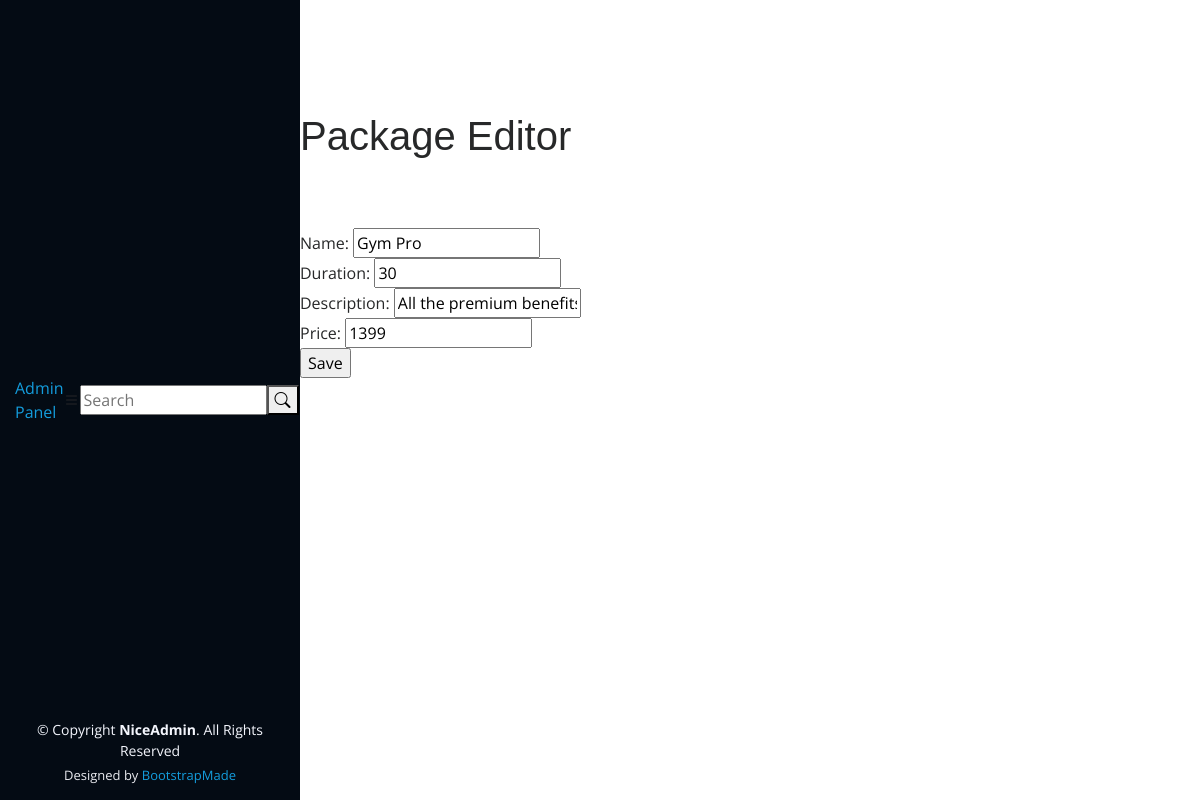
The page /admin/package/modify?id=1 (signed in) on the database as committed earlier.
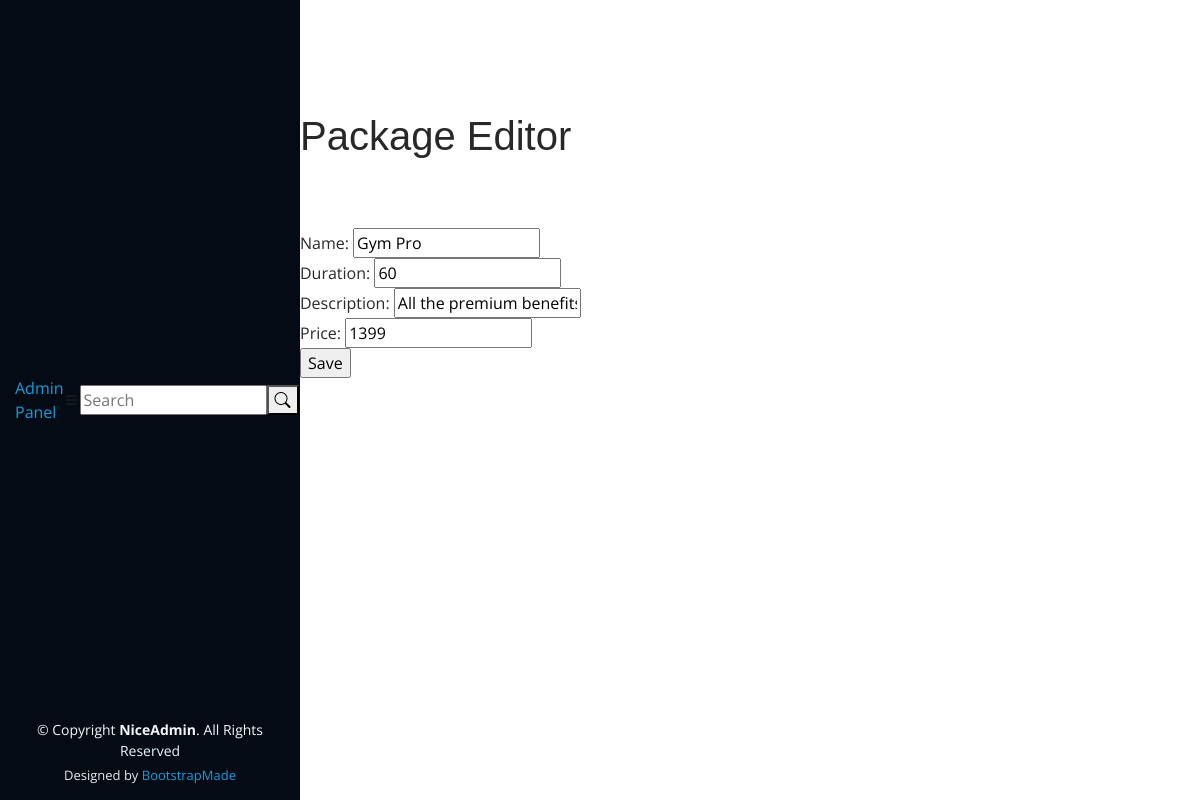
The same page on the database as committed later.
### app.py (models this page shows, shortened)
class Package(db.Model):
    pkg_id = db.Column(db.Integer,primary_key=True,autoincrement=True)
    name = db.Column(db.String(20))
    duration = db.Column(db.Integer)
    description = db.Column(db.String(100))
    price = db.Column(db.Integer)

### app.py (the view, shortened to what this page needs)
@app.route("/admin/package/modify",methods=["GET","POST"])
def modify_package():
    admin = current_user
    if not isinstance(admin,Admin):
        return redirect(url_for('admin_login'))
    id = request.args.get('id')
    package = Package.query.get(id)
    return render_template("/admin/package_modify.html",admin=admin, package=package)

### app.py (called while the page is built)
@login_manager.user_loader
def load_user(user_id):
    admin = Admin.query.get(user_id)
    if admin is None:
        member = Members.query.get(user_id)
        if member is None:
            trainer = Trainers.query.get(user_id)
            return trainer  # Return the trainer user if found
        return member  # Return the regular member user if found
    return admin  # Return the admin user if found

### templates/admin/package_modify.html
{% extends "/admin/header.html" %}
{% block content %}
<div class="pagetitle">
  <h1>Package Editor</h1>
</div>
<section class="section dashboard">
  <div class="row">
    <div class="col">
      <form method="POST" action="#">
        <div>
            <label for="name">Name:</label>
            <input type="text" id="name" name="name" value="{{ package.name }}">
        </div>
        <div>
            <label for="duration">Duration:</label>
            <input type="number" id="duration" name="duration" value="{{ package.duration }}">
        </div>
        <div>
            <label for="description">Description:</label>
            <input type="text" id="description" name="description" value="{{ package.description }}">
        </div>
        <div>
            <label for="price">Price:</label>
            <input type="number" id="price" name="price" value="{{ package.price }}">
        </div>
        <div>
            <input type="submit" value="Save">
        </div>
    </form>
    </div>
  </div>
</section>
{% endblock %}

Rows that differ between the two databases and show on the page:
changed Package "Gym Pro": duration "30" → "60"
